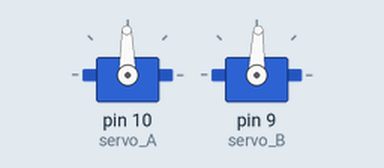
Recording of a sketch running on a simulated Arduino Uno, built with avr-gcc and run on an emulated ATmega328P. Parts: 2 × servo.

Above: at 0.05 s.
At 4.2 s:
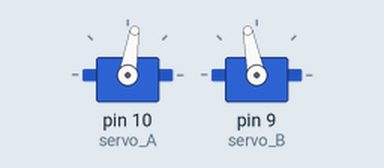
Timing chart, 0 to 10.5 s (numbered marks = the images above):
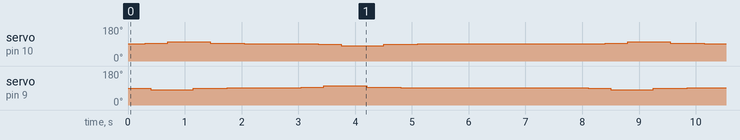

The sketch:

Servo_Sweep.ino
```cpp
const int SERVO_OFFSET_A = 1; // offset to match servo's "zero point"
const int SERVO_OFFSET_B = 1; // offset to match servo's "zero point"


#include <Servo.h>

Servo servo_A;  // create servo object to control a servo
Servo servo_B;

int pos = 0;    // variable to store the servo position

void setup() {
  servo_A.attach(10);  // attaches the servo on pin 9 to the servo object
  servo_B.attach(9);  // attaches the servo on pin 9 to the servo object

  servo_A.write(90 + SERVO_OFFSET_A);
  servo_B.write(90 + SERVO_OFFSET_B);
}


void servo_open(float speed_factor) {
  if (speed_factor == 0) {speed_factor = 1;}

//  servo_B.write(90 + SERVO_OFFSET_B - 10 * speed_factor);
//  delay(850 / speed_factor);
//  servo_B.write(90 + SERVO_OFFSET_B - 3 * speed_factor);
//  delay(600 / speed_factor);
//  servo_B.write(90 + SERVO_OFFSET_B + 0);


  servo_B.write(90 + SERVO_OFFSET_B - 3 * speed_factor);
  delay(300 / abs(speed_factor));
  servo_A.write(90 + SERVO_OFFSET_A - 3 * -speed_factor);
  delay(100 / abs(speed_factor));

  servo_B.write(90 + SERVO_OFFSET_B - 10 * speed_factor);
  delay(300 / abs(speed_factor));
  servo_A.write(90 + SERVO_OFFSET_A - 10 * -speed_factor);
  delay(450 / abs(speed_factor));


  servo_B.write(90 + SERVO_OFFSET_B - 3 * speed_factor);
  delay(300 / abs(speed_factor));
  servo_A.write(90 + SERVO_OFFSET_A - 3 * -speed_factor);
  delay(300 / abs(speed_factor));


  servo_B.write(90 + SERVO_OFFSET_B + 0);
  delay(300 / abs(speed_factor));
  servo_A.write(90 + SERVO_OFFSET_A + 0);
}

void servo_close(float speed_factor) {
  if (speed_factor == 0) {speed_factor = 1;}
  servo_open(-speed_factor);
}

void loop() {

  servo_open(1);
  delay(1000);


  servo_close(1);
  delay(3000);
}
```

Measured:
- by itself, servo on pin 9 (servo_B): repeats every 8.1 s: 88° 0.60 s, 91° 1.3 s, 94° 0.40 s, 101° 0.75 s, 94° 0.60 s, 91° 3.3 s, 88° 0.40 s, 81° 0.75 s
- by itself, servo on pin 10 (servo_A): repeats every 8.1 s: 101° 0.75 s, 94° 0.60 s, 91° 1.3 s, 88° 0.40 s, 81° 0.75 s, 88° 0.60 s, 91° 3.3 s, 94° 0.40 s
